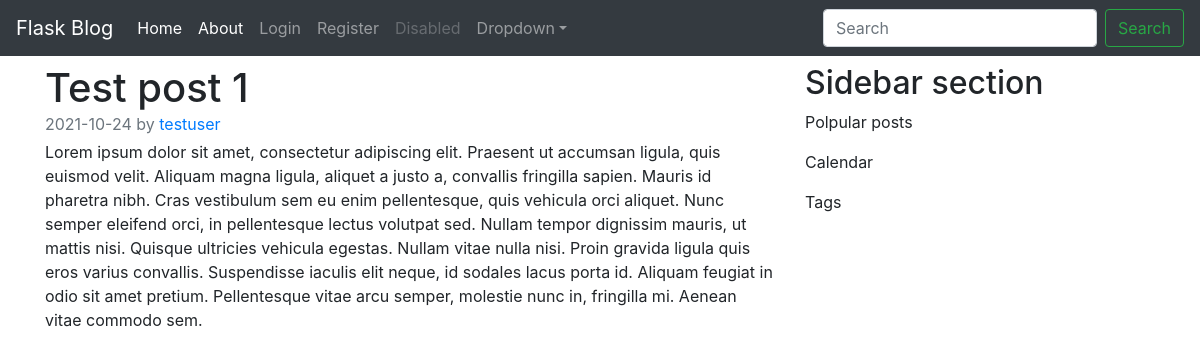
/post/1, run on the app's committed database.
### flaskblog/models.py (models this page shows, shortened)
class Post(db.Model):
	id = db.Column(db.Integer, primary_key=True)
	title = db.Column(db.String(100), nullable=False)
	date_posted = db.Column(db.DateTime, nullable=False, default=datetime.utcnow)
	content = db.Column(db.Text, nullable=False)
	user_id = db.Column(db.Integer, db.ForeignKey('user.id'), nullable=False)

class User(db.Model, UserMixin):
	id = db.Column(db.Integer, primary_key=True)
	username = db.Column(db.String(20), unique=True, nullable=False)
	email = db.Column(db.String(120), unique=True, nullable=False)
	image_file = db.Column(db.String(20), nullable=False, default='default.jpg')
	password = db.Column(db.String(60), nullable=False)
	post = db.relationship('Post', backref='author', lazy=True)

### flaskblog/posts/routes.py (the view)
@posts.route('/post/<int:post_id>')
def post(post_id):
	post = Post.query.get_or_404(post_id)
	return render_template('post.html', title=post.title,post=post)

### flaskblog/templates/post.html (shortened to what this page needs)
{% extends 'layout.html' %}
{% block content %}
	<article class="media content-section">
		<div class="media-body">
			<div class="post-content">
				<h1 class="mb-0">{{ post.title }}</h1>
				<div class="mb-1 text-muted">
					{{ post.date_posted.strftime('%Y-%m-%d') }} by
					<a class="mr-2" href="{{ url_for('users.user_post', username=post.author.username) }}">{{ post.author.username }}</a>
				</div>
				<p class="card-text mb-auto">{{ post.content }}</p>
			</div>
		</div>
	</article>
{% endblock content %}

### data on the page
Post: title "Test post 1", date_posted "2021-10-24", content "Lorem ipsum dolor sit amet, consectetur adipiscing elit. Praesent ut accumsan ligula, quis euismod velit. Aliquam magna ligula, aliquet a justo a, convallis fringilla sapien. Mauris id pharetra nibh. Cras vestibulum sem eu enim pellentesque, quis vehicula orci aliquet. Nunc semper eleifend orci, in pellentesque lectus volutpat sed. Nullam tempor dignissim mauris, ut mattis nisi. Quisque ultricies vehicula egestas. Nullam vitae nulla nisi. Proin gravida ligula quis eros varius convallis. Suspendisse iaculis elit neque, id sodales lacus porta id. Aliquam feugiat in odio sit amet pretium. Pellentesque vitae arcu semper, molestie nunc in, fringilla mi. Aenean vitae commodo sem."
User: author.username "testuser"
